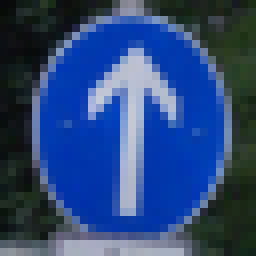
#> input picture test_images/gmaps_sign_0.png, 32 x 32 px (shown 8 times larger); its folder holds 4 pictures in this run
$ jupyter execute --allow-errors Traffic_Sign_Classifier.ipynb   (shell and % lines are left out)
#> lines starting #> are read from the running program, lines starting #| are printed output that depends on the picture
# Self-Driving Car Engineer Nanodegree

## Deep Learning

## Project: Build a Traffic Sign Recognition Classifier

In this notebook, a template is provided for you to implement your functionality in stages, which is required to successfully complete this project. If additional code is required that cannot be included in the notebook, be sure that the Python code is successfully imported and included in your submission if necessary.

> **Note**: Once you have completed all of the code implementations, you need to finalize your work by exporting the iPython Notebook as an HTML document. Before exporting the notebook to html, all of the code cells need to have been run so that reviewers can see the final implementation and output. You can then export the notebook by using the menu above and navigating to  \n",
    "**File -> Download as -> HTML (.html)**. Include the finished document along with this notebook as your submission.

In addition to implementing code, there is a writeup to complete. The writeup should be completed in a separate file, which can be either a markdown file or a pdf document. There is a [write up template](https://github.com/udacity/CarND-Traffic-Sign-Classifier-Project/blob/master/writeup_template.md) that can be used to guide the writing process. Completing the code template and writeup template will cover all of the [rubric points](https://review.udacity.com/#!/rubrics/481/view) for this project.

The [rubric](https://review.udacity.com/#!/rubrics/481/view) contains "Stand Out Suggestions" for enhancing the project beyond the minimum requirements. The stand out suggestions are optional. If you decide to pursue the "stand out suggestions", you can include the code in this Ipython notebook and also discuss the results in the writeup file.

>**Note:** Code and Markdown cells can be executed using the **Shift + Enter** keyboard shortcut. In addition, Markdown cells can be edited by typically double-clicking the cell to enter edit mode.

---
## Step 0: Load The Data

[cell 1]
import os
os.environ["TF_CPP_MIN_LOG_LEVEL"]="3"

# Load pickled data
import pickle

# TODO: Fill this in based on where you saved the training and testing data

training_file = 'data/train.p'
validation_file= 'data/valid.p'
testing_file = 'data/test.p'

#> (the rest of this cell did not finish here and is left out)

---

## Step 1: Dataset Summary & Exploration

The pickled data is a dictionary with 4 key/value pairs:

- `'features'` is a 4D array containing raw pixel data of the traffic sign images, (num examples, width, height, channels).
- `'labels'` is a 1D array containing the label/class id of the traffic sign. The file `signnames.csv` contains id -> name mappings for each id.
- `'sizes'` is a list containing tuples, (width, height) representing the original width and height the image.
- `'coords'` is a list containing tuples, (x1, y1, x2, y2) representing coordinates of a bounding box around the sign in the image. **THESE COORDINATES ASSUME THE ORIGINAL IMAGE. THE PICKLED DATA CONTAINS RESIZED VERSIONS (32 by 32) OF THESE IMAGES**

Complete the basic data summary below. Use python, numpy and/or pandas methods to calculate the data summary rather than hard coding the results. For example, the [pandas shape method](http://pandas.pydata.org/pandas-docs/stable/generated/pandas.DataFrame.shape.html) might be useful for calculating some of the summary results.

### Provide a Basic Summary of the Data Set Using Python, Numpy and/or Pandas

#> (a cell that did not finish here is left out)

### Include an exploratory visualization of the dataset

Visualize the German Traffic Signs Dataset using the pickled file(s). This is open ended, suggestions include: plotting traffic sign images, plotting the count of each sign, etc.

The [Matplotlib](http://matplotlib.org/) [examples](http://matplotlib.org/examples/index.html) and [gallery](http://matplotlib.org/gallery.html) pages are a great resource for doing visualizations in Python.

**NOTE:** It's recommended you start with something simple first. If you wish to do more, come back to it after you've completed the rest of the sections. It can be interesting to look at the distribution of classes in the training, validation and test set. Is the distribution the same? Are there more examples of some classes than others?

[cell 3]
### Data exploration visualization code goes here.
### Feel free to use as many code cells as needed.
import math
import random
import numpy as np
from matplotlib.pyplot import imshow
from matplotlib.pyplot import figure
from matplotlib.pyplot import rcParams
# Visualizations will be shown in the notebook.
rcParams['figure.figsize'] = (24.0, 24.0)

print('Keys in train dataset:')
#> (the rest of this cell did not finish here and is left out)

[cell 4]
# Display Classes Histogram
import matplotlib.pyplot as plt
rcParams['figure.figsize'] = (24.0, 24.0)

## Make a list of all sign names
sign_names = list()
#> (the rest of this cell did not finish here and is left out)

----

## Step 2: Design and Test a Model Architecture

Design and implement a deep learning model that learns to recognize traffic signs. Train and test your model on the [German Traffic Sign Dataset](http://benchmark.ini.rub.de/?section=gtsrb&subsection=dataset).

The LeNet-5 implementation shown in the [classroom](https://classroom.udacity.com/nanodegrees/nd013/parts/fbf77062-5703-404e-b60c-95b78b2f3f9e/modules/6df7ae49-c61c-4bb2-a23e-6527e69209ec/lessons/601ae704-1035-4287-8b11-e2c2716217ad/concepts/d4aca031-508f-4e0b-b493-e7b706120f81) at the end of the CNN lesson is a solid starting point. You'll have to change the number of classes and possibly the preprocessing, but aside from that it's plug and play!

With the LeNet-5 solution from the lecture, you should expect a validation set accuracy of about 0.89. To meet specifications, the validation set accuracy will need to be at least 0.93. It is possible to get an even higher accuracy, but 0.93 is the minimum for a successful project submission.

There are various aspects to consider when thinking about this problem:

- Neural network architecture (is the network over or underfitting?)
- Play around preprocessing techniques (normalization, rgb to grayscale, etc)
- Number of examples per label (some have more than others).
- Generate fake data.

Here is an example of a [published baseline model on this problem](http://yann.lecun.com/exdb/publis/pdf/sermanet-ijcnn-11.pdf). It's not required to be familiar with the approach used in the paper but, it's good practice to try to read papers like these.

### Pre-process the Data Set (normalization, grayscale, etc.)

Minimally, the image data should be normalized so that the data has mean zero and equal variance. For image data, `(pixel - 128)/ 128` is a quick way to approximately normalize the data and can be used in this project.

Other pre-processing steps are optional. You can try different techniques to see if it improves performance.

Use the code cell (or multiple code cells, if necessary) to implement the first step of your project.

[cell 5]
### Preprocess the data here. It is required to normalize the data. Other preprocessing steps could include
### converting to grayscale, etc.
### Feel free to use as many code cells as needed.
from sklearn.utils import shuffle
#> (the rest of this cell did not finish here and is left out)

[cell 6]
# Functions borrowed from the Finding Lane Lines on the Road lab
# To be used to mask the region of interest and convert the images to grayscale

import numpy as np
import cv2
from matplotlib.pyplot import imshow
from matplotlib.pyplot import figure
from matplotlib.pyplot import rcParams

# [41 lines left out: functions eq_grayscale, region_of_interest, improve_contrast_color, not called in this run]

print('Helper functions defined and libraries imported.')

[cell 7]
# Defining preprocess pipeline

# TODO: Change the function so it can operate directly on an nparray of images
# [25 lines left out: functions preprocess, to_one_hot, not called in this run]

[cell 8]
# Test on an ramdomly selected images
rcParams['figure.figsize'] = (24.0, 10.0)

from random import randint
#Selecting random images
#> (the rest of this cell did not finish here and is left out)

[cell 9]
# Import libraries, preprocess data, and stage variables
import math
import numpy as np

#> (the rest of this cell did not finish here and is left out)

### Model Architecture

[cell 10]
### Define your architecture here.
### Feel free to use as many code cells as needed.
import tensorflow as tf
from tensorflow.contrib.layers import flatten

EPOCHS = 100
BATCH_SIZE = 128

[cell 11]
# [54 lines left out: function LeTraffic, not called in this run]

### Train, Validate and Test the Model

A validation set can be used to assess how well the model is performing. A low accuracy on the training and validation
sets imply underfitting. A high accuracy on the training set but low accuracy on the validation set implies overfitting.

#> (a cell that did not finish here is left out)

#> (a cell that did not finish here is left out)

[cell 14]
plot_data = list()

#> (the rest of this cell did not finish here and is left out)

[cell 15]
# Plot learning progression through epochs
rcParams['figure.figsize'] = (7.0, 7.0)
fig, ep = plt.subplots(1, 1)
plt.plot(plot_data)
plt.ylabel('Accuracy')
plt.xlabel('Epoch - 1')
plt.title('Learning Progression')
plt.axis([0, EPOCHS, 0, 1])
plt.grid(True)
major_ticks = np.arange(0, EPOCHS, 1)
ep.set_xticks(major_ticks)
ep.set_yticks(np.arange(0, 1, 0.1))

ep.grid(which='both')
ep.grid(which='minor', alpha=0.2)
ep.grid(which='major', alpha=0.5)
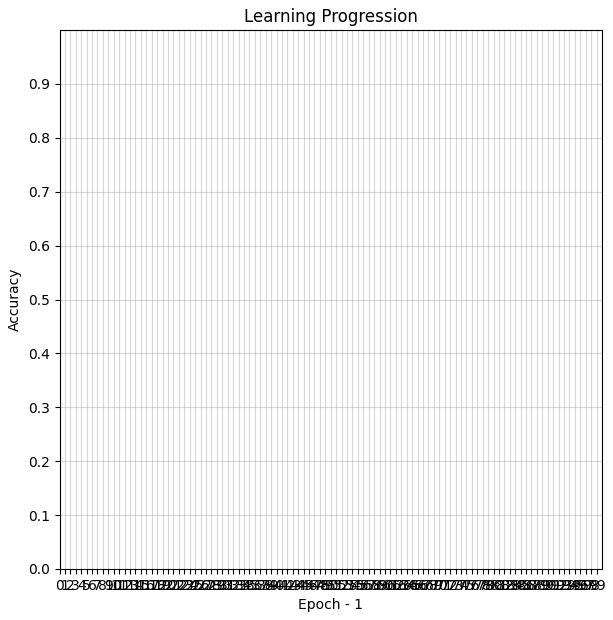
#> figure drawn by matplotlib, 1 panel
#> further down, img is the input picture: shape (32, 32, 3); mean B, G, R 121.2, 71.5, 43.6

## Training results

### No Cropping, Colour
- Epochs: 10
- Batch: 128
- Learning Rage: 0.001
- Best accuracy: 0.944
- Notes: increasing the batch sise does not help

### Cropping, Colour
- Epochs: 10
- Batch: 128
- Learning Rage: 0.001
- Best accuracy: 0.827
- Notes: the cropped region is pretty bad, does not help accuracy

### No Cropping, Grayscale
- Epochs: 10
- Batch: 128
- Learning Rage: 0.001
- Best accuracy: 0.882
- Notes: Loosing the colour informaion does reduce the performance

### Raw data
- Epochs: 200
- Batch: 128
- Learning Rage: 0.001
- Best accuracy: 0.934
- Notes: Preprocesing does not add much performance inprovement (if any)

## Observations
After a lot of testing and getting poor results, the best improvement came about when the images were properly stored as a series of floats between 0 and 1 instead of ints betweeen 0 and 255

#> (a cell that did not finish here is left out)

---

## Step 3: Test a Model on New Images

To give yourself more insight into how your model is working, download at least five pictures of German traffic signs from the web and use your model to predict the traffic sign type.

You may find `signnames.csv` useful as it contains mappings from the class id (integer) to the actual sign name.

### Load and Output the Images

[cell 17]
### Load the images and plot them here.
### Feel free to use as many code cells as needed.
rcParams['figure.figsize'] = (16.0, 10.0)

img_path = 'test_images'
img_name = 'gmaps_sign_{}.png'
img_count = 13

test_imgs = np.empty([img_count, 32, 32, 3], dtype=np.uint8)

#> (the rest of this cell did not finish here and is left out)
